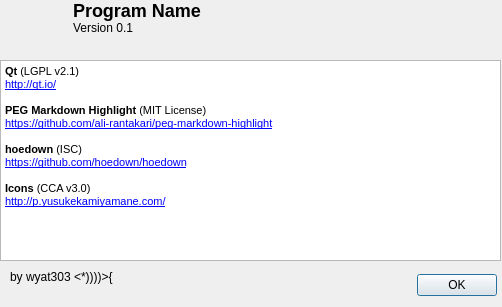
<?xml version="1.0" encoding="UTF-8"?>
<ui version="4.0">
 <class>aboutwindow</class>
 <widget class="QDialog" name="aboutwindow">
  <property name="geometry">
   <rect>
    <x>0</x>
    <y>0</y>
    <width>502</width>
    <height>307</height>
   </rect>
  </property>
  <property name="windowTitle">
   <string>Dialog</string>
  </property>
  <widget class="QWidget" name="layoutWidget">
   <property name="geometry">
    <rect>
     <x>0</x>
     <y>0</y>
     <width>501</width>
     <height>66</height>
    </rect>
   </property>
   <layout class="QHBoxLayout" name="horizontalLayout">
    <property name="spacing">
     <number>9</number>
    </property>
    <item>
     <widget class="QLabel" name="appIconLabel">
      <property name="minimumSize">
       <size>
        <width>64</width>
        <height>64</height>
       </size>
      </property>
      <property name="maximumSize">
       <size>
        <width>64</width>
        <height>64</height>
       </size>
      </property>
      <property name="text">
       <string/>
      </property>
      <property name="pixmap">
       <pixmap resource="resources.qrc">:/images/ico/table32.png</pixmap>
      </property>
      <property name="scaledContents">
       <bool>true</bool>
      </property>
     </widget>
    </item>
    <item>
     <widget class="QLabel" name="messageLabel">
      <property name="text">
       <string>&lt;p&gt;&lt;b&gt;&lt;font size=&quot;5&quot;&gt;Program Name&lt;/font&gt;&lt;/b&gt;&lt;br&gt;Version 0.1&lt;/p&gt;</string>
      </property>
      <property name="scaledContents">
       <bool>false</bool>
      </property>
      <property name="alignment">
       <set>Qt::AlignLeading|Qt::AlignLeft|Qt::AlignTop</set>
      </property>
     </widget>
    </item>
    <item>
     <spacer name="horizontalSpacer">
      <property name="orientation">
       <enum>Qt::Horizontal</enum>
      </property>
      <property name="sizeHint" stdset="0">
       <size>
        <width>40</width>
        <height>20</height>
       </size>
      </property>
     </spacer>
    </item>
   </layout>
  </widget>
  <widget class="QDialogButtonBox" name="buttonBox_2">
   <property name="geometry">
    <rect>
     <x>10</x>
     <y>270</y>
     <width>487</width>
     <height>31</height>
    </rect>
   </property>
   <property name="orientation">
    <enum>Qt::Horizontal</enum>
   </property>
   <property name="standardButtons">
    <set>QDialogButtonBox::Ok</set>
   </property>
  </widget>
  <widget class="QTextBrowser" name="creditsTextBrowser">
   <property name="geometry">
    <rect>
     <x>0</x>
     <y>60</y>
     <width>501</width>
     <height>201</height>
    </rect>
   </property>
   <property name="html">
    <string>&lt;!DOCTYPE HTML PUBLIC &quot;-//W3C//DTD HTML 4.0//EN&quot; &quot;http://www.w3.org/TR/REC-html40/strict.dtd&quot;&gt;
&lt;html&gt;&lt;head&gt;&lt;meta name=&quot;qrichtext&quot; content=&quot;1&quot; /&gt;&lt;meta charset=&quot;utf-8&quot; /&gt;&lt;style type=&quot;text/css&quot;&gt;
p, li { white-space: pre-wrap; }
hr { height: 1px; border-width: 0; }
li.unchecked::marker { content: &quot;\2610&quot;; }
li.checked::marker { content: &quot;\2612&quot;; }
&lt;/style&gt;&lt;/head&gt;&lt;body style=&quot; font-family:'Segoe UI'; font-size:9pt; font-weight:400; font-style:normal;&quot;&gt;
&lt;p style=&quot; margin-top:0px; margin-bottom:0px; margin-left:0px; margin-right:0px; -qt-block-indent:0; text-indent:0px;&quot;&gt;&lt;span style=&quot; font-family:'MS Shell Dlg 2'; font-size:8pt; font-weight:600;&quot;&gt;Qt&lt;/span&gt;&lt;span style=&quot; font-family:'MS Shell Dlg 2'; font-size:8pt;&quot;&gt; (LGPL v2.1)&lt;/span&gt;&lt;/p&gt;
&lt;p style=&quot; margin-top:0px; margin-bottom:0px; margin-left:0px; margin-right:0px; -qt-block-indent:0; text-indent:0px;&quot;&gt;&lt;a href=&quot;http://qt-project.org/&quot;&gt;&lt;span style=&quot; font-family:'MS Shell Dlg 2'; font-size:8pt; text-decoration: underline; color:#0000ff;&quot;&gt;http://qt.io/&lt;/span&gt;&lt;/a&gt;&lt;/p&gt;
&lt;p style=&quot;-qt-paragraph-type:empty; margin-top:0px; margin-bottom:0px; margin-left:0px; margin-right:0px; -qt-block-indent:0; text-indent:0px; font-family:'MS Shell Dlg 2'; font-size:8pt;&quot;&gt;&lt;br /&gt;&lt;/p&gt;
&lt;p style=&quot; margin-top:0px; margin-bottom:0px; margin-left:0px; margin-right:0px; -qt-block-indent:0; text-indent:0px;&quot;&gt;&lt;span style=&quot; font-family:'MS Shell Dlg 2'; font-size:8pt; font-weight:600;&quot;&gt;PEG Markdown Highlight &lt;/span&gt;&lt;span style=&quot; font-family:'MS Shell Dlg 2'; font-size:8pt;&quot;&gt;(MIT License)&lt;/span&gt;&lt;/p&gt;
&lt;p style=&quot; margin-top:0px; margin-bottom:0px; margin-left:0px; margin-right:0px; -qt-block-indent:0; text-indent:0px;&quot;&gt;&lt;a href=&quot;https://github.com/ali-rantakari/peg-markdown-highlight&quot;&gt;&lt;span style=&quot; font-family:'MS Shell Dlg 2'; font-size:8pt; text-decoration: underline; color:#0000ff;&quot;&gt;https://github.com/ali-rantakari/peg-markdown-highlight&lt;/span&gt;&lt;/a&gt;&lt;/p&gt;
&lt;p style=&quot;-qt-paragraph-type:empty; margin-top:0px; margin-bottom:0px; margin-left:0px; margin-right:0px; -qt-block-indent:0; text-indent:0px; font-family:'MS Shell Dlg 2'; font-size:8pt; text-decoration: underline; color:#0000ff;&quot;&gt;&lt;br /&gt;&lt;/p&gt;
&lt;p style=&quot; margin-top:0px; margin-bottom:0px; margin-left:0px; margin-right:0px; -qt-block-indent:0; text-indent:0px;&quot;&gt;&lt;span style=&quot; font-family:'MS Shell Dlg 2'; font-size:8pt; font-weight:600;&quot;&gt;hoedown&lt;/span&gt;&lt;span style=&quot; font-family:'MS Shell Dlg 2'; font-size:8pt;&quot;&gt; (ISC)&lt;/span&gt;&lt;/p&gt;
&lt;p style=&quot; margin-top:0px; margin-bottom:0px; margin-left:0px; margin-right:0px; -qt-block-indent:0; text-indent:0px;&quot;&gt;&lt;a href=&quot;https://github.com/hoedown/hoedown&quot;&gt;&lt;span style=&quot; font-family:'MS Shell Dlg 2'; font-size:8pt; text-decoration: underline; color:#0000ff;&quot;&gt;https://github.com/hoedown/hoedown&lt;/span&gt;&lt;/a&gt;&lt;/p&gt;
&lt;p style=&quot;-qt-paragraph-type:empty; margin-top:0px; margin-bottom:0px; margin-left:0px; margin-right:0px; -qt-block-indent:0; text-indent:0px; font-family:'MS Shell Dlg 2'; font-size:8pt;&quot;&gt;&lt;br /&gt;&lt;/p&gt;
&lt;p style=&quot; margin-top:0px; margin-bottom:0px; margin-left:0px; margin-right:0px; -qt-block-indent:0; text-indent:0px;&quot;&gt;&lt;span style=&quot; font-family:'MS Shell Dlg 2'; font-size:8pt; font-weight:600;&quot;&gt;Icons&lt;/span&gt;&lt;span style=&quot; font-family:'MS Shell Dlg 2'; font-size:8pt;&quot;&gt; (CCA v3.0)&lt;/span&gt;&lt;/p&gt;
&lt;p style=&quot; margin-top:0px; margin-bottom:0px; margin-left:0px; margin-right:0px; -qt-block-indent:0; text-indent:0px;&quot;&gt;&lt;a href=&quot;http://p.yusukekamiyamane.com&quot;&gt;&lt;span style=&quot; font-family:'MS Shell Dlg 2'; font-size:8pt; text-decoration: underline; color:#0000ff;&quot;&gt;http://p.yusukekamiyamane.com/&lt;/span&gt;&lt;/a&gt;&lt;/p&gt;&lt;/body&gt;&lt;/html&gt;</string>
   </property>
   <property name="openExternalLinks">
    <bool>true</bool>
   </property>
  </widget>
  <widget class="QLabel" name="messageLabel_2">
   <property name="geometry">
    <rect>
     <x>10</x>
     <y>270</y>
     <width>149</width>
     <height>21</height>
    </rect>
   </property>
   <property name="text">
    <string>&lt;html&gt;&lt;head/&gt;&lt;body&gt;&lt;p&gt;by wyat303 &amp;lt;*))))&amp;gt;{&lt;/span&gt;&lt;/p&gt;&lt;/body&gt;&lt;/html&gt;</string>
   </property>
   <property name="scaledContents">
    <bool>false</bool>
   </property>
   <property name="alignment">
    <set>Qt::AlignLeading|Qt::AlignLeft|Qt::AlignTop</set>
   </property>
  </widget>
 </widget>
 <resources>
  <include location="resources.qrc"/>
 </resources>
 <connections>
  <connection>
   <sender>buttonBox_2</sender>
   <signal>accepted()</signal>
   <receiver>aboutwindow</receiver>
   <slot>accept()</slot>
   <hints>
    <hint type="sourcelabel">
     <x>441</x>
     <y>279</y>
    </hint>
    <hint type="destinationlabel">
     <x>389</x>
     <y>20</y>
    </hint>
   </hints>
  </connection>
 </connections>
</ui>
